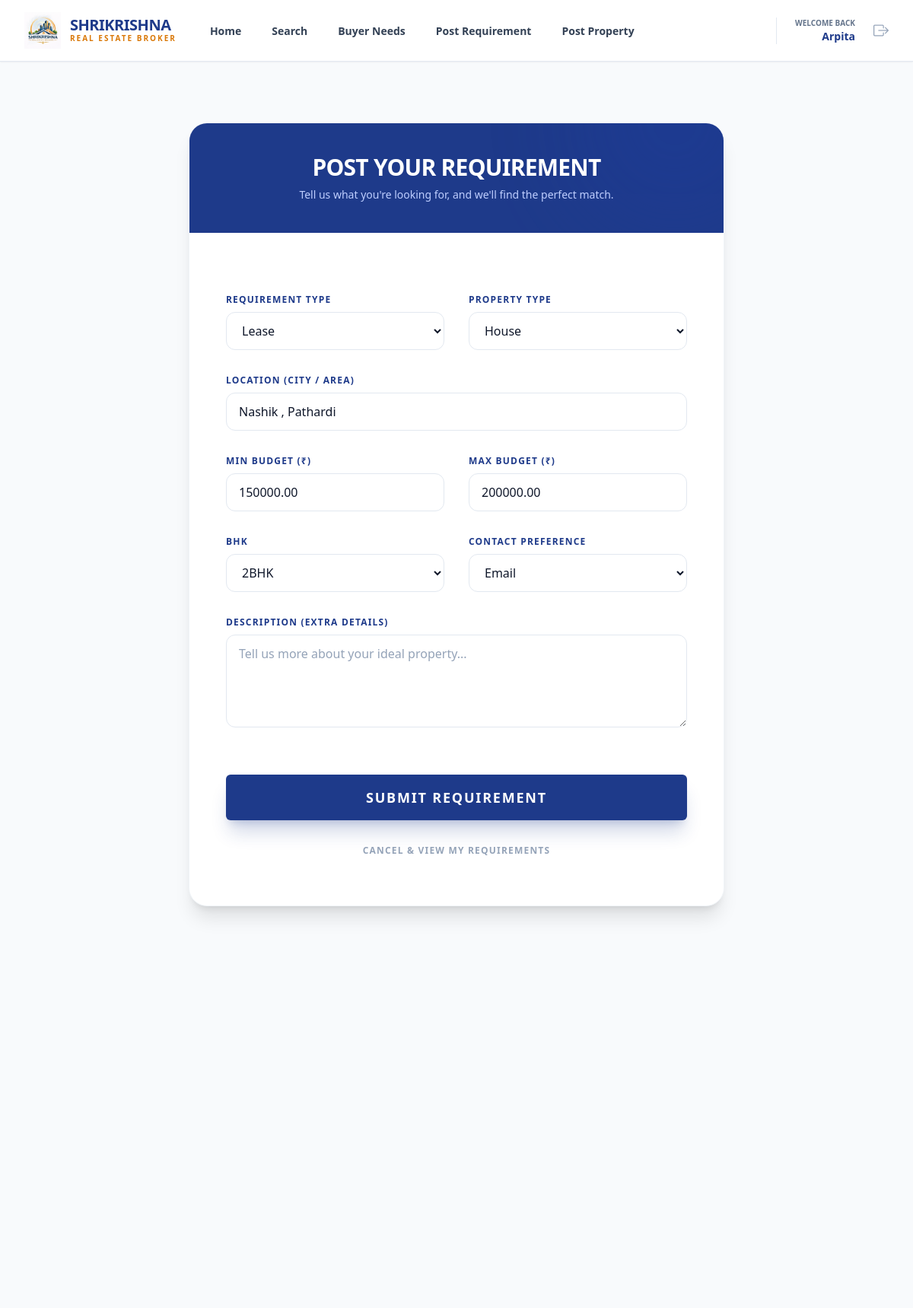
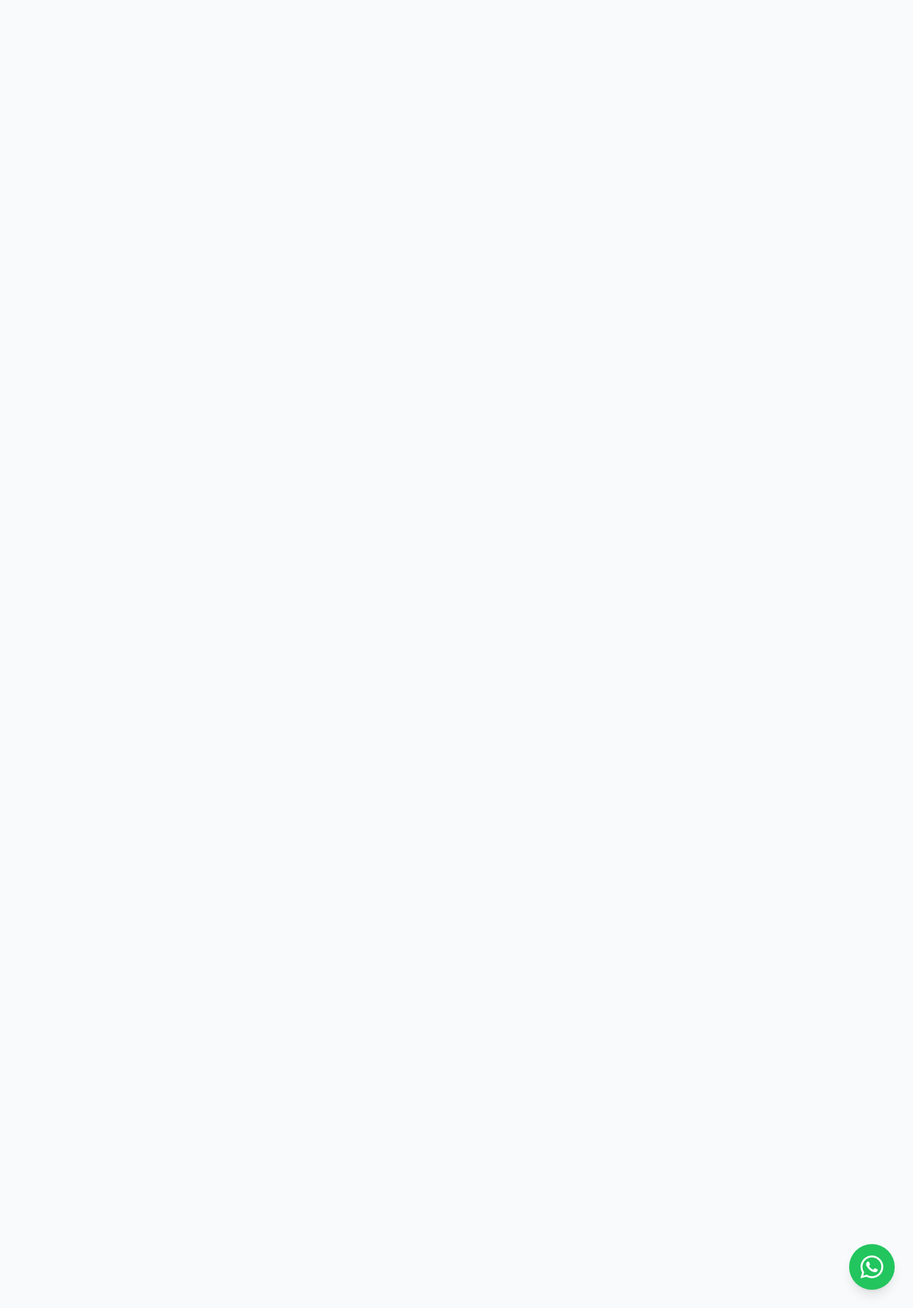
Screenshot of /requirements/edit/2 (signed in) with the database file from the repository (2 pictures, top to bottom).
### models/user_model.py (models this page shows, shortened)
class User(db.Model, UserMixin):
    __tablename__ = 'users'
    id = db.Column(db.Integer, primary_key=True)
    name = db.Column(db.String(100), nullable=False)
    email = db.Column(db.String(120), unique=True, nullable=False)
    phone = db.Column(db.String(20), nullable=True)
    password_hash = db.Column(db.String(128), nullable=False)
    role = db.Column(db.String(20), default='Buyer') # Buyer, Seller, Admin
    is_admin = db.Column(db.Boolean, default=False)
    created_at = db.Column(db.DateTime, default=datetime.utcnow)
    last_login_at = db.Column(db.DateTime, nullable=True)

### models/requirement_model.py (models this page shows, shortened)
class UserRequirement(db.Model):
    __tablename__ = 'user_requirements'
    id = db.Column(db.Integer, primary_key=True)
    user_id = db.Column(db.Integer, db.ForeignKey('users.id'), nullable=False)
    requirement_type = db.Column(db.String(50), nullable=False) # Buy / Rent / Lease
    property_type = db.Column(db.String(50), nullable=False)    # Flat / House / Land / Commercial
    location = db.Column(db.String(100), nullable=False)        # City / Area
    budget_min = db.Column(db.Numeric(15, 2), nullable=False)
    budget_max = db.Column(db.Numeric(15, 2), nullable=False)
    bhk = db.Column(db.String(20), nullable=True)               # 1BHK, 2BHK, etc.
    description = db.Column(db.Text, nullable=True)
    contact_preference = db.Column(db.String(50), nullable=False) # Call / Email / Both
    status = db.Column(db.String(20), default='Pending')        # Pending, Contacted, Closed
    created_at = db.Column(db.DateTime, default=datetime.utcnow)
    user = db.relationship('User', backref=db.backref('requirements', lazy=True))

### routes/requirement_routes.py (the view, shortened to what this page needs)
@requirement_bp.route('/edit/<int:req_id>', methods=['GET', 'POST'])
@login_required
def edit_requirement(req_id):
    req = get_requirement_by_id(req_id)
    if not req or (req.user_id != current_user.id and not current_user.is_admin):
        flash('Unauthorized access or requirement not found.', 'danger')
        return redirect(url_for('requirement.my_requirements'))
    form = RequirementForm(obj=req)
    return render_template('post_requirement.html', form=form, title="Edit Requirement", is_edit=True)

### services/requirement_service.py (called while the page is built)
def get_requirement_by_id(req_id):
    return UserRequirement.query.get(req_id)

### templates/post_requirement.html (shortened to what this page needs)
{% extends "base.html" %}
{% block content %}
<div class="bg-slate-50 py-20 min-h-screen">
    <div class="max-w-3xl mx-auto px-4 sm:px-6 lg:px-8">
        <div class="bg-white rounded-3xl shadow-xl border border-slate-100 overflow-hidden">
            <div class="bg-primary-900 px-8 py-10 text-center relative overflow-hidden">
                <div class="absolute top-0 right-0 -translate-y-1/2 translate-x-1/4 w-64 h-64 bg-primary-800 rounded-full opacity-20 blur-3xl"></div>
                <h1 class="text-3xl font-black text-white mb-2 relative z-10 uppercase tracking-tight">Post Your Requirement</h1>
                <p class="text-primary-200 text-sm relative z-10">Tell us what you're looking for, and we'll find the perfect match.</p>
            </div>
            <form method="POST" action="" class="p-8 sm:p-12 space-y-8">
                <div class="grid grid-cols-1 md:grid-cols-2 gap-8">
                    <div>
                        <label class="block text-xs font-black text-primary-900 uppercase tracking-widest mb-2">{{ form.requirement_type.label }}</label>
                        {{ form.requirement_type(class="w-full px-4 py-3 rounded-xl border border-slate-200 focus:ring-2 focus:ring-primary-500 focus:border-primary-500 outline-none transition-all bg-white") }}
                    </div>
                    <div>
                        <label class="block text-xs font-black text-primary-900 uppercase tracking-widest mb-2">{{ form.property_type.label }}</label>
                        {{ form.property_type(class="w-full px-4 py-3 rounded-xl border border-slate-200 focus:ring-2 focus:ring-primary-500 focus:border-primary-500 outline-none transition-all bg-white") }}
                    </div>
                    <div class="md:col-span-2">
                        <label class="block text-xs font-black text-primary-900 uppercase tracking-widest mb-2">{{ form.location.label }}</label>
                        {{ form.location(class="w-full px-4 py-3 rounded-xl border border-slate-200 focus:ring-2 focus:ring-primary-500 focus:border-primary-500 outline-none transition-all placeholder:text-slate-400", placeholder="e.g. Gangapur Road, Nashik") }}
                    </div>
                    <div>
                        <label class="block text-xs font-black text-primary-900 uppercase tracking-widest mb-2">{{ form.budget_min.label }}</label>
                        {{ form.budget_min(class="w-full px-4 py-3 rounded-xl border border-slate-200 focus:ring-2 focus:ring-primary-500 focus:border-primary-500 outline-none transition-all placeholder:text-slate-400", placeholder="Min Budget") }}
                    </div>
                    <div>
                        <label class="block text-xs font-black text-primary-900 uppercase tracking-widest mb-2">{{ form.budget_max.label }}</label>
                        {{ form.budget_max(class="w-full px-4 py-3 rounded-xl border border-slate-200 focus:ring-2 focus:ring-primary-500 focus:border-primary-500 outline-none transition-all placeholder:text-slate-400", placeholder="Max Budget") }}
                    </div>
                    <div>
                        <label class="block text-xs font-black text-primary-900 uppercase tracking-widest mb-2">{{ form.bhk.label }}</label>
                        {{ form.bhk(class="w-full px-4 py-3 rounded-xl border border-slate-200 focus:ring-2 focus:ring-primary-500 focus:border-primary-500 outline-none transition-all bg-white") }}
                    </div>
                    <div>
                        <label class="block text-xs font-black text-primary-900 uppercase tracking-widest mb-2">{{ form.contact_preference.label }}</label>
                        {{ form.contact_preference(class="w-full px-4 py-3 rounded-xl border border-slate-200 focus:ring-2 focus:ring-primary-500 focus:border-primary-500 outline-none transition-all bg-white") }}
                    </div>
                    <div class="md:col-span-2">
                        <label class="block text-xs font-black text-primary-900 uppercase tracking-widest mb-2">{{ form.description.label }}</label>
                        {{ form.description(class="w-full px-4 py-3 rounded-xl border border-slate-200 focus:ring-2 focus:ring-primary-500 focus:border-primary-500 outline-none transition-all placeholder:text-slate-400", rows="4", placeholder="Tell us more about your ideal property...") }}
                    </div>
                </div>
                <div class="pt-6 space-y-4">
                    {{ form.submit(class="w-full btn-primary py-4 text-lg uppercase tracking-widest shadow-xl shadow-primary-900/20 cursor-pointer") }}
                    <a href="{{ url_for('requirement.my_requirements') }}" class="block w-full text-center py-4 text-xs font-black uppercase tracking-widest text-slate-400 hover:text-primary-500 transition-colors no-underline">
                        Cancel & View My Requirements
                    </a>
                </div>
            </form>
        </div>
    </div>
</div>
{% endblock %}

### templates/base.html (shortened to what this page needs)
<!DOCTYPE html>
<html lang="en">
<head>
    <script src="https://cdn.tailwindcss.com"></script>
    <link href="https://cdnjs.cloudflare.com/ajax/libs/font-awesome/6.0.0/css/all.min.css" rel="stylesheet">
    <link rel="stylesheet" href="https://cdn.jsdelivr.net/npm/bootstrap-icons@1.11.0/font/bootstrap-icons.css">
</head>
<body class="bg-slate-50 flex flex-col min-h-screen text-slate-900">
    <nav class="bg-white shadow-sm sticky top-0 z-50 border-b border-slate-200">
        <div class="max-w-7xl mx-auto px-4 sm:px-6 lg:px-8">
            <div class="flex justify-between h-20">
                <div class="flex">
                    <div class="flex-shrink-0 flex items-center">
                        <a href="{{ url_for('main.index') }}" class="flex items-center gap-3 no-underline">
                            <img src="{{ url_for('static', filename='logo.png') }}" alt="Logo" class="h-12 w-auto">
                            <div class="flex flex-col">
                                <span class="text-xl font-black text-primary-900 tracking-tight leading-none uppercase">Shrikrishna</span>
                                <span class="text-[10px] font-bold text-amber-500 tracking-[0.2em] uppercase">Real Estate Broker</span>
                            </div>
                        </a>
                    </div>
                    <div class="hidden sm:ml-10 sm:flex sm:space-x-8">
                        <a href="{{ url_for('main.index') }}" class="inline-flex items-center px-1 pt-1 text-sm font-bold text-slate-700 hover:text-primary-500 border-b-2 border-transparent hover:border-primary-500 transition-all no-underline">Home</a>
                        <a href="{{ url_for('main.search') }}" class="inline-flex items-center px-1 pt-1 text-sm font-bold text-slate-700 hover:text-primary-500 border-b-2 border-transparent hover:border-primary-500 transition-all no-underline">Search</a>
                        <a href="{{ url_for('main.customer_needs') }}" class="inline-flex items-center px-1 pt-1 text-sm font-bold text-slate-700 hover:text-primary-500 border-b-2 border-transparent hover:border-primary-500 transition-all no-underline">Buyer Needs</a>
                        {% if current_user.is_authenticated and not current_user.is_admin %}
                        <a href="{{ url_for('requirement.post_requirement') }}" class="inline-flex items-center px-1 pt-1 text-sm font-bold text-slate-700 hover:text-primary-500 border-b-2 border-transparent hover:border-primary-500 transition-all no-underline">Post Requirement</a>
                        <a href="{{ url_for('property.post_property') }}" class="inline-flex items-center px-1 pt-1 text-sm font-bold text-slate-700 hover:text-primary-500 border-b-2 border-transparent hover:border-primary-500 transition-all no-underline">Post Property</a>
                        {% endif %}
                    </div>
                </div>
                <div class="flex items-center gap-4">
                    <div class="hidden sm:flex sm:items-center sm:gap-6 border-l border-slate-200 pl-6">
                        {% if current_user.is_authenticated %}
                            <div class="flex flex-col items-end">
                                <span class="text-slate-500 text-[10px] uppercase font-bold">Welcome back</span>
                                <span class="text-primary-900 text-sm font-black">{{ current_user.name }}</span>
                            </div>
                            <a href="{{ url_for('auth.logout') }}" class="text-slate-400 hover:text-red-600 transition-colors">
                                <i class="bi bi-box-arrow-right text-xl"></i>
                            </a>
                        {% else %}
                            <a href="{{ url_for('auth.login_choice') }}" class="text-slate-600 hover:text-primary-500 text-sm font-bold uppercase tracking-wider">Login</a>
                            <a href="{{ url_for('auth.register') }}" class="btn-primary text-sm uppercase tracking-widest">Register</a>
                        {% endif %}
                    </div>
                </div>
            </div>
        </div>
    </nav>
    <main class="flex-grow">
        {% block content %}{% endblock %}
    </main>
    <a href="https://wa.me/917030654050" target="_blank" class="fixed bottom-6 right-6 bg-green-500 text-white p-3 rounded-full shadow-lg hover:bg-green-600 transition-all z-50 flex items-center justify-center group" style="width: 60px; height: 60px; text-decoration: none;">
        <i class="bi bi-whatsapp text-3xl"></i>
    </a>
</body>
</html>

### rows the page displays
User: name "Arpita"
UserRequirement: requirement_type "Lease", property_type "House", location "Nashik , Pathardi", budget_min "150000.00", budget_max "200000.00", bhk "2BHK", contact_preference "Email"
